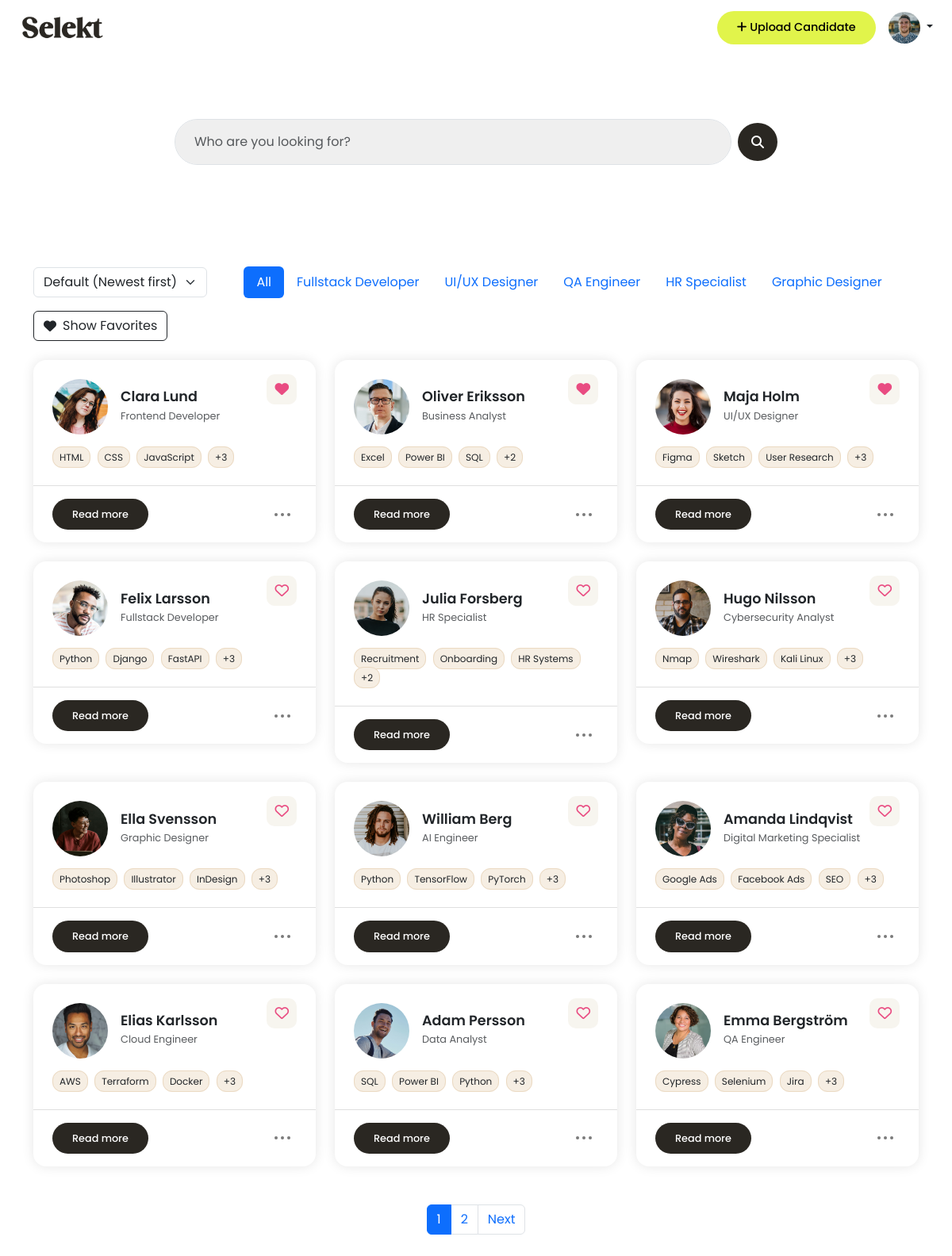
The app's page /dashboard/ (signed in), older data.
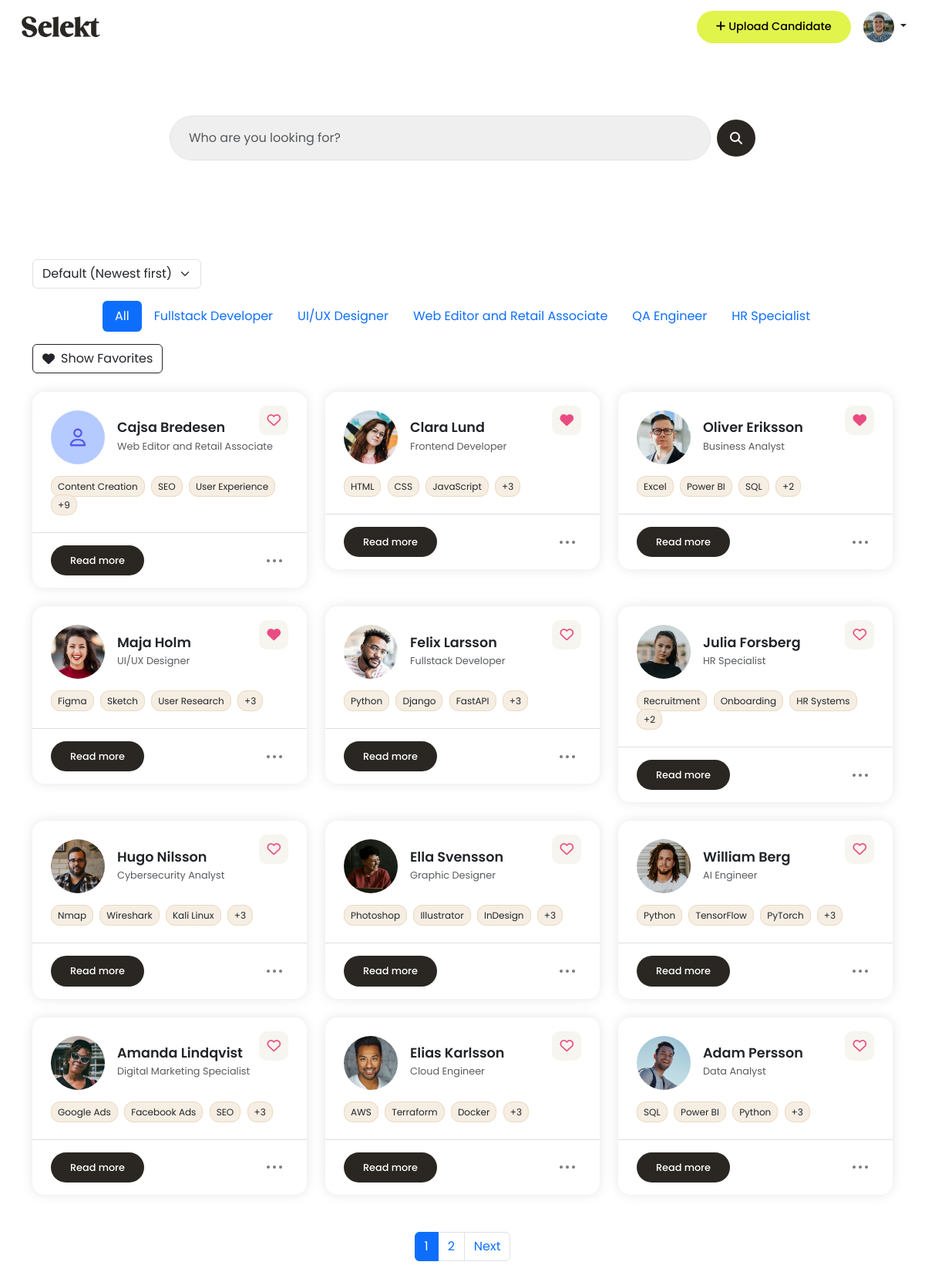
The same page, newer data.
### candidates/models.py (models this page shows, shortened)
class Profile(models.Model):
    user = models.OneToOneField(User, on_delete=models.CASCADE)
    profile_image = models.ImageField(upload_to='profile_images/', blank=True, null=True)
    is_first_login = models.BooleanField(default=True)

class Candidate(models.Model):
    user = models.ForeignKey(User, on_delete=models.CASCADE)
    name = models.CharField(max_length=100)
    email = models.EmailField()
    phone_number = models.CharField(max_length=20, blank=True)
    job_title = models.CharField(max_length=100, blank=True)
    profile_summary = models.TextField(blank=True)
    work_experience = models.TextField(blank=True)
    education = models.TextField(blank=True)
    location = models.CharField(max_length=100, blank=True)
    links = models.CharField(max_length=255, blank=True, help_text="e.g. LinkedIn, GitHub URLs")
    profile_image = models.ImageField(upload_to='profile_images/', blank=True, null=True)
    other = models.TextField(blank=True)
    notes = models.TextField(blank=True)
    top_skills = models.CharField(
        max_length=255,
        blank=True,
        help_text="Write top skills separated by commas (e.g. Communication, Leadership, SQL)"
    )
    uploaded_at = models.DateTimeField(auto_now_add=True)

### candidates/views.py (the view)
# urls.py: path('dashboard/', candidate_views.dashboard, name='dashboard'),
@login_required
def dashboard(request):
    query = request.GET.get('q', '')
    sort = request.GET.get('sort', '')
    filter_title = request.GET.get('title', '')
    show_favorites = request.GET.get('favorites') == 'on'
    candidates = Candidate.objects.filter(user=request.user)
    candidates = filter_candidates(candidates, query)
    if filter_title:
        candidates = candidates.filter(job_title__iexact=filter_title)
    if show_favorites:
        favorite_candidates = Favorite.objects.filter(user=request.user).values_list('candidate_id', flat=True)
        candidates = candidates.filter(id__in=favorite_candidates)
    if sort == 'name':
        candidates = candidates.order_by('name')
    else:
        candidates = candidates.order_by('-uploaded_at')
    job_titles = (
        Candidate.objects
        .filter(user=request.user)
        .exclude(job_title__isnull=True)
        .exclude(job_title__exact='')
        .values('job_title')
        .annotate(count=Count('job_title'))
        .order_by('-count')[:5]
    )
    paginator = Paginator(candidates, 12)
    page_number = request.GET.get('page')
    candidates = paginator.get_page(page_number)
    for candidate in candidates:
        candidate.skill_list = [skill.strip() for skill in candidate.top_skills.split(',')]
        candidate.is_favorite = Favorite.objects.filter(user=request.user, candidate=candidate).exists()
    show_welcome_popup = False
    if hasattr(request.user, 'profile') and request.user.profile.is_first_login:
        show_welcome_popup = True
    context = {
        'candidates': candidates,
        'job_titles': job_titles,
        'active_title': filter_title,
        'show_favorites': show_favorites,
        'show_welcome_popup': show_welcome_popup,
    }
    return render(request, 'dashboard.html', context)

### candidates/context_processors.py (called while the page is built)
def profile_picture(request):
    if request.user.is_authenticated:
        try:
            profile = request.user.profile
        except Profile.DoesNotExist:
            profile = None
    else:
        profile = None
    return {'profile': profile}

### candidates/views.py (called while the page is built, shortened)
def filter_candidates(queryset, query):
    return queryset

### templates/dashboard.html (shortened to what this page needs)
{% extends "base.html" %}
{% load static %}
{% block content %}
<div class="container hero">
  <form method="get" class="d-flex align-items-center gap-2 w-100 candidate-search position-relative">
    <input type="text" class="form-control px-4 py-3 border-1 shadow-none" name="q" id="searchInput"
      placeholder="Who are you looking for?" value="{{ request.GET.q }}">
    <button class="btn button-base scn-button d-flex justify-content-center align-items-center rounded-circle"
      type="submit">
      <i class="fas fa-search"></i>
    </button>
  </form>
</div>
<div class="container py-5">
  <div class="d-flex justify-content-between align-items-center mb-4 flex-wrap gap-3">
    <form id="sortForm" class="d-flex align-items-center">
      <select name="sort" id="sortSelect" class="form-select w-auto">
        <option value="" {% if not request.GET.sort %}selected{% endif %}>Default (Newest first)</option>
      </select>
    </form>
    <ul class="nav nav-pills justify-content-center flex-grow-1">
      <li class="nav-item">
        <a class="nav-link {% if not active_title %}active{% endif %}" href="{% url 'dashboard' %}">All</a>
      </li>
      {% for title in job_titles %}
      <li class="nav-item">
        <a class="nav-link {% if active_title == title.job_title %}active{% endif %}"
          href="?title={{ title.job_title|urlencode }}">
          {{ title.job_title }}
        </a>
      </li>
      {% endfor %}
    </ul>
    <button id="favoritesToggle" type="button" class="btn btn-outline-dark d-flex align-items-center gap-2">
    </button>
  </div>
  {% if candidates %}
  <div class="row g-4">
    {% for candidate in candidates %}
    <div class="col-md-4 col-sm-6">
      <div class="candidate-card bg-white position-relative">
        <div class="position-absolute top-0 end-0 p-4">
          <span class="heart-icon" onclick="toggleFavorite({{ candidate.id }}, this)">
            <i id="heart-card-{{ candidate.id }}" class="fa{% if candidate.is_favorite %}-solid{% else %}-regular{% endif %} fa-heart"></i>
          </span>
        </div>
        <div class="px-4 pt-4 pb-2">
          <div class="d-flex align-items-center gap-3 mb-3">
            {% if candidate.profile_image %}
            <img src="{{ candidate.profile_image.url }}" alt="Profile Image" />
            {% else %}
            <img src="{% static 'media/images/user-pic.png' %}" alt="Profile Image" />
            {% endif %}
            <div>
              <h4 class="mb-0">{{ candidate.name }}</h4>
              <small class="text-muted">{{ candidate.job_title|default:'Candidate' }}</small>
            </div>
          </div>
          <div class="skill-container">
            {% with candidate.skill_list as skills %}
            {% for skill in skills|slice:":3" %}
            <span class="skill-badge">{{ skill }}</span>
            {% endfor %}
            {% if skills|length > 3 %}
            <span class="skill-badge">+{{ skills|length|add:"-3" }}</span>
            {% endif %}
            {% endwith %}
          </div>
        </div>
        <hr>
        <div class="d-flex justify-content-between align-items-center px-4 pb-3">
          <a href="#" onclick="openCandidateModal({{ candidate.id|escapejs }})"
            class="btn button-base scn-button read-btn">Read more</a>
          <div class="dot-menu position-relative p-2 rounded" style="cursor: pointer;">
            <div class="d-flex flex-row justify-content-center align-items-center">
              <span class="dot"></span>
              <span class="dot mx-1"></span>
              <span class="dot"></span>
            </div>
          </div>
        </div>
      </div>
    </div>
    {% endfor %}
    <div class="d-flex justify-content-center mt-5">
      <nav>
        <ul class="pagination">
          {% for num in candidates.paginator.page_range %}
            {% if num == 1 or num == candidates.paginator.num_pages or num >= candidates.number|add:"-2" and num <= candidates.number|add:"2" %}
              {% if num == candidates.number %}
                <li class="page-item active">
                  <span class="page-link">{{ num }}</span>
                </li>
              {% else %}
                <li class="page-item">
                  <a class="page-link" href="?{% if request.GET %}{{ request.GET.urlencode }}&{% endif %}page={{ num }}">{{ num }}</a>
                </li>
              {% endif %}
            {% elif num == 2 and candidates.number|add:"-2" > 2 %}
              <li class="page-item disabled"><span class="page-link">...</span></li>
            {% elif num == candidates.paginator.num_pages|add:"-1" and candidates.number|add:"2" < candidates.paginator.num_pages|add:"-1" %}
              <li class="page-item disabled"><span class="page-link">...</span></li>
            {% endif %}
          {% endfor %}
          {% if candidates.has_next %}
          <li class="page-item">
            <a class="page-link" href="?{% if request.GET %}{{ request.GET.urlencode }}&{% endif %}page={{ candidates.next_page_number }}">
              Next
            </a>
          </li>
          {% endif %}
        </ul>
      </nav>
    </div>
  {% else %}
  <p>No candidates yet.</p>
  {% endif %}
</div>
</div>
{% endblock %}

### templates/base.html (shortened to what this page needs)
{% load static %}
<!DOCTYPE html>
<html lang="en">
<head>
    <link href="https://cdn.jsdelivr.net/npm/bootstrap@5.3.2/dist/css/bootstrap.min.css" rel="stylesheet">
    <link rel="stylesheet" href="{% static 'css/style.css' %}">
    <link rel="stylesheet" href="https://cdn.jsdelivr.net/npm/trumbowyg@2.25.1/dist/ui/trumbowyg.min.css">
</head>
<body class="logged-in-body">
<header class="d-flex justify-content-between align-items-center px-4 py-3">
  <a href="{% url 'dashboard' %}" class="text-decoration-none">
    <img src="{% static 'media/images/logo.png' %}" alt="Logo" class="logo-img">
  </a>
  <div class="d-flex align-items-center gap-3">
    <a href="{% url 'candidate_add' %}" class="btn button-base cta-button">
      <i class="fa-solid fa-plus"></i> Upload Candidate
    </a>
    <div class="dropdown">
      <button class="btn dropdown-toggle p-0 border-0 bg-transparent" type="button" id="userMenuButton" data-bs-toggle="dropdown" aria-expanded="false">
        {% if profile and profile.profile_image %}
        <img src="{{ profile.profile_image.url }}" alt="Profile" class="rounded-circle profile-pic">
    {% else %}
        <img src="{% static 'media/images/user-pic.png' %}" alt="Default Image" class="rounded-circle profile-pic">
    {% endif %}
      </button>
    </div>
</header>
              {% block content %}
              {% endblock %}
</body>
</html>

### static/css/style.css (style rules this page uses)
body, .index-body, .auth-body { font-family: 'Poppins', sans-serif; }
h4 { font-size: 1.1rem; font-weight: 600; }
.text-muted { color: grey; font-size: 0.8rem; font-family: 'Poppins', sans-serif; }
.button-base { border-radius: 100px; padding: 10px 25px; font-weight: 500; display: inline-block; text-decoration: none; border: none; font-family: 'Poppins', sans-serif; }
.cta-button { background-color: #E1F44B; color: black; }
.scn-button { background-color: #2A2722; color: white; }
.logged-in-body .cta-button { font-size: 0.9rem; }
header { border-bottom: 0px; height: 70px; }
.logo-img { width: 110px; }
.profile-pic { width: 40px; height: 40px; object-fit: cover; }
.hero { padding: 80px 20px; text-align: center; max-width: 800px; }
.candidate-card { border-radius: 16px; box-shadow: 0 0 15px rgba(0, 0, 0, 0.1); transition: 0.3s ease; position: relative; }
.candidate-card hr { color: grey; }
.candidate-card img { width: 70px; height: 70px; border-radius: 50%; object-fit: cover; }
.skill-badge { background-color: #F6EEE3; font-size: 0.75rem; padding: 4px 8px; border-radius: 12px; margin-right: 4px; border: 1px solid #EBD9C1; }
.read-btn { font-size: 0.8rem; font-weight: 500; }
.heart-icon { font-size: 1.1rem; color: #E94C82; background: #f7f5ef; padding: 7px 10px; border-radius: 10px; }
.dot-menu { display: flex; gap: 4px; }
.dot { width: 4px; height: 4px; background-color: #7a7a7a; border-radius: 50%; }
.candidate-search input { background-color: #EFEFEF; border-radius: 100px; }
.candidate-search .btn { height: 48px; width: 48px; }

Row changes from the older to the newer data that the page shows:
no longer on this page (row unchanged): Candidate: profile_image (picture), name "Emma Bergström", job_title "QA Engineer", skills "Cypress" "Selenium" "Jira", skill_list|length "3"
added Candidate: name "Cajsa Bredesen", job_title "Web Editor and Retail Associate", skills "Content Creation" "SEO" "User Experience", skill_list|length "9"
Text that changed along with them:
new list line: "Web Editor and Retail Associate"
list line gone: "Graphic Designer"
